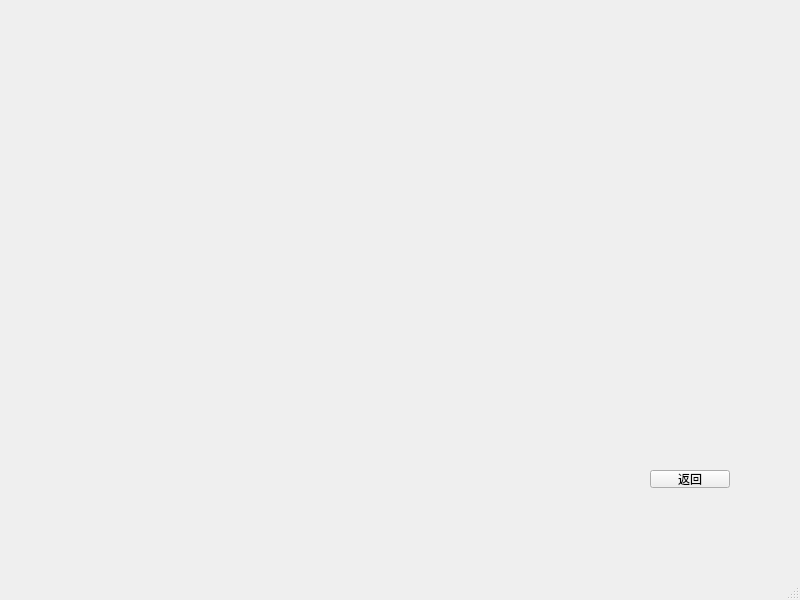
<?xml version="1.0" encoding="UTF-8"?>
<ui version="4.0">
 <class>help_page</class>
 <widget class="QMainWindow" name="help_page">
  <property name="geometry">
   <rect>
    <x>0</x>
    <y>0</y>
    <width>800</width>
    <height>600</height>
   </rect>
  </property>
  <property name="windowTitle">
   <string>MainWindow</string>
  </property>
  <widget class="QWidget" name="centralwidget">
   <widget class="QPushButton" name="return_button">
    <property name="geometry">
     <rect>
      <x>650</x>
      <y>470</y>
      <width>80</width>
      <height>18</height>
     </rect>
    </property>
    <property name="text">
     <string>返回</string>
    </property>
   </widget>
  </widget>
  <widget class="QMenuBar" name="menubar">
   <property name="geometry">
    <rect>
     <x>0</x>
     <y>0</y>
     <width>800</width>
     <height>17</height>
    </rect>
   </property>
  </widget>
  <widget class="QStatusBar" name="statusbar"/>
 </widget>
 <resources/>
 <connections/>
</ui>
